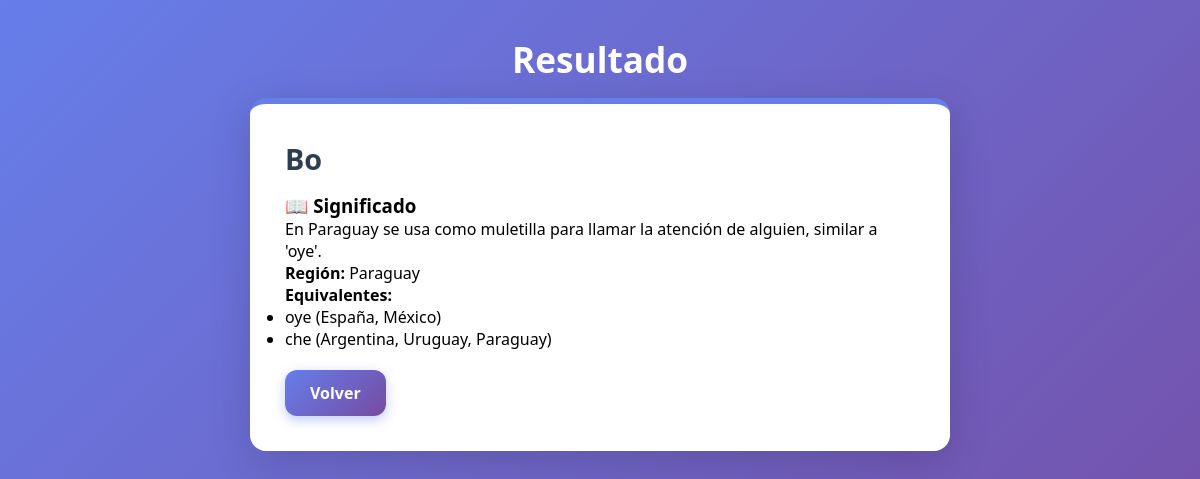
Screenshot of /resultado/bo with the database file from the repository.
### tables this page shows
CREATE TABLE palabras (
            palabra TEXT PRIMARY KEY,
            significado TEXT NOT NULL,
            region TEXT,
            equivalente TEXT
        );

### app.py (the view, shortened to what this page needs)
@app.route("/resultado/<palabra>")
def resultado(palabra):
    conexion = get_db_connection()
    cursor = conexion.cursor()
    cursor.execute(
        "SELECT palabra, significado, region, equivalente FROM palabras WHERE lower(palabra) = lower(?)",
        (palabra,)
    )
    resultado = cursor.fetchone()
    conexion.close()
    if resultado:
        return render_template(
            "resultado.html",
            palabra=resultado["palabra"],
            significado=resultado["significado"],
            region=resultado["region"],
            equivalente=resultado["equivalente"]
        )

### app.py (called while the page is built)
def get_db_connection():
    conexion = sqlite3.connect(DB_PATH)
    conexion.row_factory = sqlite3.Row
    return conexion

### templates/resultado.html (shortened to what this page needs)
{% extends "base.html" %}
{% block content %}
<h1>Resultado</h1>
<div class="card">
    <h2>{{ palabra }}</h2>
    {% if significado %}
    <h3>📖 Significado</h3>
    <p>{{ significado }}</p>
    {% if region %}
    <p><strong>Región:</strong> {{ region }}</p>
    {% endif %}
    {% if equivalente %}
    <p><strong>Equivalentes:</strong></p>
    <ul>
        {% for item in equivalente.split(';') %}
        {% set clean = item.strip() %}
        {% if clean %}
        <li>{{ clean }}</li>
        {% endif %}
        {% endfor %}
    </ul>
    {% endif %}
    {% else %}
    <p>No se encontró esa palabra en el diccionario.</p>
    {% endif %}
    <a href="/" class="volver">Volver</a>
</div>
{% endblock %}

### static/css/style.css (style rules this page uses)
* { margin: 0; padding: 0; box-sizing: border-box; }
body { font-family: 'Segoe UI', Tahoma, Geneva, Verdana, sans-serif; background: linear-gradient(135deg, #667eea 0%, #764ba2 100%); min-height: 100vh; padding: 20px; }
h1 { text-align: center; color: white; font-size: 2.2em; margin-bottom: 15px; }
h2 { text-transform: capitalize; color: #2c3e50; margin-bottom: 15px; font-size: 1.8em; }
.card { background: white; max-width: 700px; margin: 0 auto; padding: 35px; border-radius: 16px; box-shadow: 0 10px 40px rgba(0, 0, 0, 0.15); border-top: 6px solid #667eea; }
.volver { display: inline-block; margin-top: 20px; text-decoration: none; background: linear-gradient(135deg, #667eea 0%, #764ba2 100%); color: white; padding: 12px 25px; border-radius: 12px; font-weight: 600; transition: all 0.3s ease; box-shadow: 0 4px 12px rgba(102, 126, 234, 0.4); }

### rows the page displays
palabras: palabra "Bo", significado "En Paraguay se usa como muletilla para llamar la atención de alguien, similar a 'oye'.", region "Paraguay"

### other values shown
{{ clean }} "oye (España, México)" "che (Argentina, Uruguay, Paraguay)"
